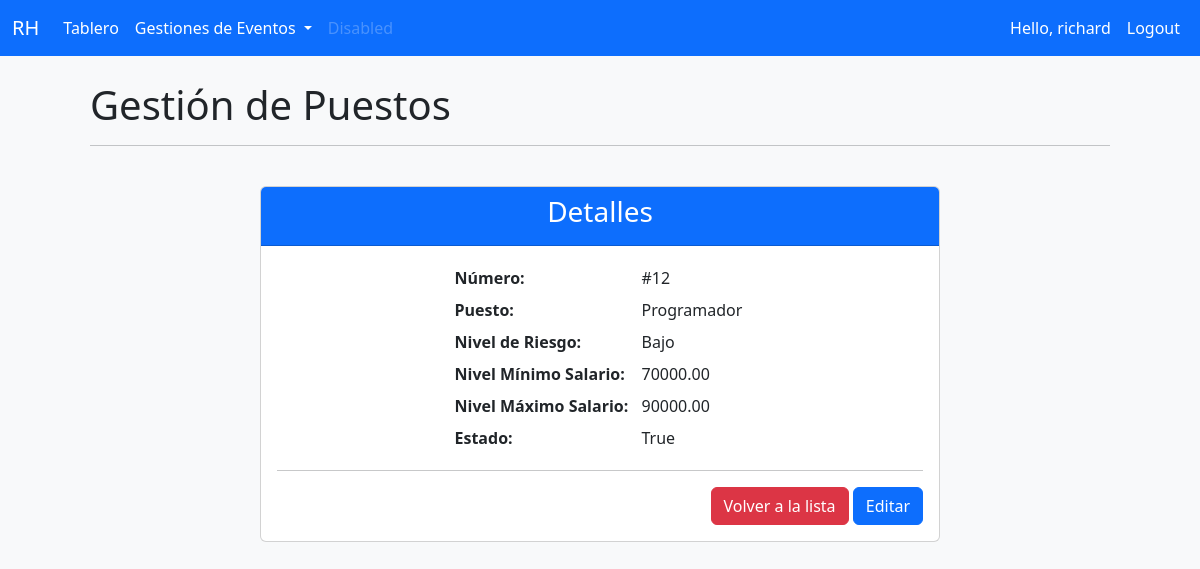
The page /Detallespuesto/12 (signed in) on the database its author committed.
### msrh/models.py (models this page shows, shortened)
class Puesto(models.Model):
    NIVELRIESGO ={
        ('Alto', 'Alto'),
        ('Medio', 'Medio'),
        ('Bajo', 'Bajo'),
    }
    id = models.AutoField(auto_created=True ,primary_key= True, serialize=False,verbose_name='ID')
    puesto =  models.CharField(max_length=50, null=True, verbose_name='Puesto')
    nivelRiesgo = models.CharField(max_length=5, null=True, choices=NIVELRIESGO, verbose_name='Nivel Riesgo')
    nivelMinimoSalario = models.DecimalField(max_digits=10, decimal_places=2, verbose_name='Salario Mínimo')
    nivelMaximoSalario = models.DecimalField(max_digits=10, decimal_places=2, verbose_name='Salario Máximo')
    estado = models.BooleanField(default=False)
    def __str__(self):
        return self.puesto

### msrh/decorators.py (the view)
        def wrapper_func(request, *args, **kwargs):
            group = None
            if request.user.groups.exists():
                group = request.user.groups.all()[0].name
            if group in allowed_roles:
                return view_func(request, *args, **kwargs)
            else:
                return HttpResponse('No estas autorizado para ver la pagina')

### msrh/views.py (called while the page is built)
@login_required(login_url='login')
@allowed_users(allowed_roles=['admin'])
def detail_Puesto(request, pk):
    puesto = Puesto.objects.get(id=pk)
    context = {'puesto':puesto}
    return render(request, 'msrh/CRUD/Detallespuesto.html', context)

### msrh/templates/msrh/CRUD/Detallespuesto.html
{% extends 'msrh/main.html' %}
{% block content %}
<h1>Gestión de Puestos</h1>
<hr><br>
<div class="card col-md-8 offset-md-2">
    <div class="card-header text-center bg-primary text-white">
     <h3>Detalles</h3>
    </div>
    <div class="card-body">
            <div class="container col-md-6 col-lg-13">
                <table class="table table-borderless table-sm table-hover table-responsive">
                    <tr>
                        <th>Número: </th>
                        <td>#{{puesto.id}}</td>
                    </tr>
                    <tr>
                        <th>Puesto: </th>
                        <td>{{puesto}}</td>
                    </tr>
                    <tr>
                        <th>Nivel de Riesgo: </th>
                        <td>{{puesto.nivelRiesgo}}</td>
                    </tr>
                    <tr>
                        <th>Nivel Mínimo Salario: </th>
                        <td>{{puesto.nivelMinimoSalario}}</td>
                    </tr>
                    <tr>
                        <th>Nivel Máximo Salario: </th>
                        <td>{{puesto.nivelMaximoSalario}}</td>
                    </tr>
                    <tr>
                        <th>Estado: </th>
                        <td>{{puesto.estado}}</td>
                    </tr>
                  </table>
    </div>
    <hr>
                <div class="modal-footer">
                <div class="bd-example">
                <a href="{% url 'puesto' %}" class="btn btn-danger">Volver a la lista</a>
                <a href="{% url 'Editarpuesto' puesto.id %}" class="btn btn-primary">Editar</a>
            </div>
        </div>
    </div>
  </div>
{% endblock %}

### msrh/templates/msrh/navbar/navbarADMIN.html (shortened to what this page needs)
{% load static %}
<nav class="navbar navbar-expand-lg navbar-dark bg-primary fixed-top">
    <div class="container-fluid">
      <a class="navbar-brand" href="#">RH</a>
      <div class="collapse navbar-collapse" id="navbarSupportedContent">
        <ul class="navbar-nav me-auto mb-2 mb-lg-0">
          <li class="nav-item">
            <a class="nav-link active" aria-current="page" href="{% url 'home' %}">Tablero</a>
          </li>
          {% if request.user.is_staff %}
          <li class="nav-item dropdown" >
            <a class="nav-link dropdown-toggle active" href="#" role="button" data-bs-toggle="dropdown" aria-expanded="false">
              Gestiones de Eventos
            </a>
          </li>
        {% endif %}
          <li class="nav-item">
            <a class="nav-link disabled">Disabled</a>
          </li>
        </ul>
        <div class="d-flex" >
          <ul class="navbar-nav me-auto mb-2 mb-lg-0">
            <li class="nav-item">
              <span class="nav-link active">Hello, {{request.user}}</span>
            </li>
            <li class="nav-item">
              <a class="nav-link active" aria-current="page" href="{% url 'logout' %}">Logout</a>
            </li>
          </ul>
        </div>
      </div>
    </div>
  </nav>

### rows shown on the page
Puesto: id "12", puesto "Programador", nivelRiesgo "Bajo", nivelMinimoSalario "70000.00", nivelMaximoSalario "90000.00", estado "True"

### other values the page prints
{{ request.user }} "richard"
